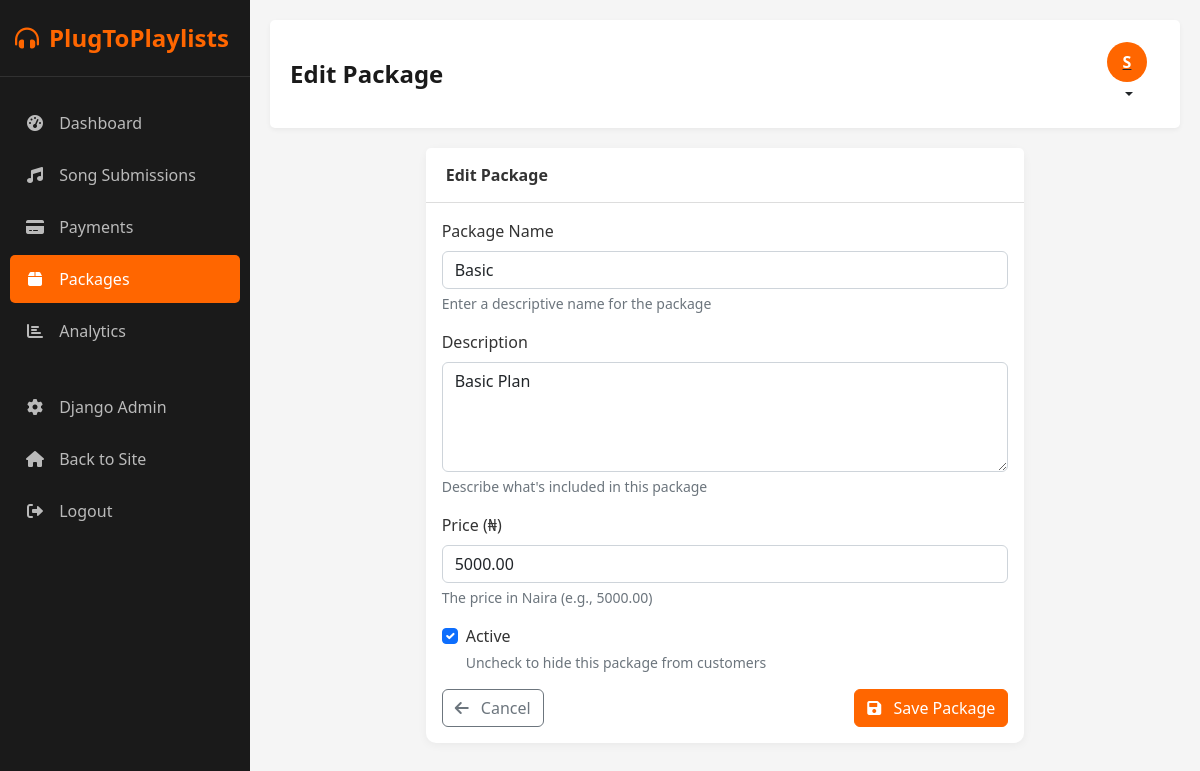
Screenshot of /admin-dashboard/packages/1/edit/ (signed in) with the database file from the repository.
### payment/models.py (models this page shows, shortened)
class Package(models.Model):
    name = models.CharField(max_length=100)
    description = models.TextField()
    price = models.DecimalField(max_digits=10, decimal_places=2)  # Price in Naira
    is_active = models.BooleanField(default=True)
    created_at = models.DateTimeField(auto_now_add=True)
    updated_at = models.DateTimeField(auto_now=True)
    class Meta:
        ordering = ['price']
        verbose_name = "Package"
        verbose_name_plural = "Packages"

### admin_dashboard/decorators.py (the view)
    def wrapper(request, *args, **kwargs):
        if not check_admin(request.user):
            messages.error(request, "You don't have permission to access the admin dashboard.")
            return redirect('admin_dashboard:login')
        return decorated_view(request, *args, **kwargs)

### admin_dashboard/views.py (called while the page is built, shortened)
@admin_required
def package_edit(request, package_id):
    package = get_object_or_404(Package, pk=package_id)
    return render(request, 'admin_dashboard/package_form.html', {
        'action': 'Edit',
        'package': package,
    })

### admin_dashboard/templates/admin_dashboard/package_form.html (shortened to what this page needs)
{% extends 'admin_dashboard/base.html' %}
{% block header_title %}{{ action }} Package{% endblock %}
{% block content %}
<div class="row">
    <div class="col-md-8 mx-auto">
        <div class="card">
            <div class="card-header">
                {{ action }} Package
            </div>
            <div class="card-body">
                <form method="post">
                    <div class="mb-3">
                        <label for="name" class="form-label">Package Name</label>
                        <input type="text" name="name" id="name" class="form-control" required
                               value="{{ package.name|default:'' }}">
                        <div class="form-text">Enter a descriptive name for the package</div>
                    </div>
                    <div class="mb-3">
                        <label for="description" class="form-label">Description</label>
                        <textarea name="description" id="description" class="form-control" rows="4">{{ package.description|default:'' }}</textarea>
                        <div class="form-text">Describe what's included in this package</div>
                    </div>
                    <div class="mb-3">
                        <label for="price" class="form-label">Price (₦)</label>
                        <input type="number" name="price" id="price" class="form-control" step="0.01" min="0" required
                               value="{{ package.price|default:'' }}">
                        <div class="form-text">The price in Naira (e.g., 5000.00)</div>
                    </div>
                    <div class="mb-3 form-check">
                        <input type="checkbox" name="is_active" id="is_active" class="form-check-input"
                               {% if package.is_active|default:True %}checked{% endif %}>
                        <label for="is_active" class="form-check-label">Active</label>
                        <div class="form-text">Uncheck to hide this package from customers</div>
                    </div>
                    <div class="d-flex justify-content-between">
                        <a href="{% url 'admin_dashboard:package_list' %}" class="btn btn-outline-secondary">
                            <i class="fas fa-arrow-left me-2"></i> Cancel
                        </a>
                        <button type="submit" class="btn btn-primary">
                            <i class="fas fa-save me-2"></i> Save Package
                        </button>
                    </div>
                </form>
            </div>
        </div>
    </div>
</div>
{% endblock %}

### admin_dashboard/templates/admin_dashboard/base.html (shortened to what this page needs)
<!DOCTYPE html>
<html lang="en">
<head>
    <link href="https://cdn.jsdelivr.net/npm/bootstrap@5.2.3/dist/css/bootstrap.min.css" rel="stylesheet">
    <link rel="stylesheet" href="https://cdnjs.cloudflare.com/ajax/libs/font-awesome/6.0.0/css/all.min.css">
</head>
<body>
    <div class="admin-sidebar">
        <div class="brand">
            <a href="{% url 'admin_dashboard:home' %}" class="brand-logo">
                <i class="fas fa-headphones-alt"></i>
                <span>PlugToPlaylists</span>
            </a>
        </div>
        <ul class="nav flex-column">
            <li class="nav-item">
                <a class="nav-link {% if request.resolver_match.url_name == 'home' %}active{% endif %}" href="{% url 'admin_dashboard:home' %}">
                    <i class="fas fa-tachometer-alt"></i>
                    <span>Dashboard</span>
                </a>
            </li>
            <li class="nav-item">
                <a class="nav-link {% if 'song' in request.resolver_match.url_name %}active{% endif %}" href="{% url 'admin_dashboard:song_list' %}">
                    <i class="fas fa-music"></i>
                    <span>Song Submissions</span>
                </a>
            </li>
            <li class="nav-item">
                <a class="nav-link {% if 'payment' in request.resolver_match.url_name %}active{% endif %}" href="{% url 'admin_dashboard:payment_list' %}">
                    <i class="fas fa-credit-card"></i>
                    <span>Payments</span>
                </a>
            </li>
            <li class="nav-item">
                <a class="nav-link {% if 'package' in request.resolver_match.url_name %}active{% endif %}" href="{% url 'admin_dashboard:package_list' %}">
                    <i class="fas fa-box"></i>
                    <span>Packages</span>
                </a>
            </li>
            <li class="nav-item">
                <a class="nav-link {% if request.resolver_match.url_name == 'analytics' %}active{% endif %}" href="{% url 'admin_dashboard:analytics' %}">
                    <i class="fas fa-chart-bar"></i>
                    <span>Analytics</span>
                </a>
            </li>
            <li class="nav-item mt-4">
                <a class="nav-link" href="{% url 'admin:index' %}">
                    <i class="fas fa-cog"></i>
                    <span>Django Admin</span>
                </a>
            </li>
            <li class="nav-item">
                <a class="nav-link" href="{% url 'landing:index' %}">
                    <i class="fas fa-home"></i>
                    <span>Back to Site</span>
                </a>
            </li>
            <li class="nav-item">
                <a class="nav-link" href="{% url 'accounts:logout' %}">
                    <i class="fas fa-sign-out-alt"></i>
                    <span>Logout</span>
                </a>
            </li>
        </ul>
    </div>
    <div class="admin-content">
        <div class="dashboard-header">
            <h1>{% block header_title %}Admin Dashboard{% endblock %}</h1>
            <div class="user-profile">
                <div class="dropdown">
                    <button class="btn btn-link dropdown-toggle text-dark" type="button" id="dropdownMenuButton" data-bs-toggle="dropdown" aria-expanded="false">
                        <div class="avatar">{{ request.user.username.0|upper }}</div>
                    </button>
                </div>
            </div>
        </div>
        {% block content %}{% endblock %}
    </div>
</body>
</html>

### admin_dashboard/templates/admin_dashboard/base.html (style rules this page uses)
:root { --primary-color: #ff6600; --primary-dark: #cc5200; --secondary-color: #1a1a1a; --light-bg: #f5f5f5; --text-color: #333333; --border-color: #dddddd; }
body { background-color: var(--light-bg); color: var(--text-color); font-family: 'Segoe UI', Tahoma, Geneva, Verdana, sans-serif; }
.admin-sidebar { background-color: var(--secondary-color); color: white; height: 100vh; position: fixed; padding-top: 20px; width: 250px; }
.admin-sidebar .brand { padding: 0 15px 20px; border-bottom: 1px solid rgba(255, 255, 255, 0.1); margin-bottom: 20px; }
.admin-sidebar .brand-logo { color: var(--primary-color); font-size: 24px; font-weight: bold; text-decoration: none; display: flex; align-items: center; }
.admin-sidebar .brand-logo i { margin-right: 10px; }
.admin-sidebar .nav-link { color: rgba(255, 255, 255, 0.7); padding: 12px 15px; border-radius: 5px; margin: 2px 10px; transition: all 0.3s; }
.admin-sidebar .nav-link.active { background-color: var(--primary-color); color: white; }
.admin-sidebar .nav-link i { margin-right: 10px; width: 20px; text-align: center; }
.admin-content { margin-left: 250px; padding: 20px; }
.dashboard-header { background-color: white; padding: 15px 20px; border-radius: 5px; box-shadow: 0 2px 5px rgba(0, 0, 0, 0.05); margin-bottom: 20px; display: flex; justify-content: space-between; align-items: center; }
.dashboard-header h1 { margin: 0; font-size: 24px; font-weight: bold; color: var(--secondary-color); }
.user-profile { display: flex; align-items: center; gap: 10px; }
.user-profile .avatar { width: 40px; height: 40px; border-radius: 50%; background-color: var(--primary-color); color: white; display: flex; align-items: center; justify-content: center; font-weight: bold; }
.card { border: none; border-radius: 10px; box-shadow: 0 2px 10px rgba(0, 0, 0, 0.05); margin-bottom: 20px; }
.card-header { background-color: white; border-bottom: 1px solid var(--border-color); padding: 15px 20px; font-weight: bold; }
.btn-primary { background-color: var(--primary-color); border-color: var(--primary-color); }

### rows the page displays
Package: name "Basic", description "Basic Plan", price "5000.00", is_active "☑"

### other values shown
{{ action }} "Edit"
{{ request.user.username.0|upper }} "S"
